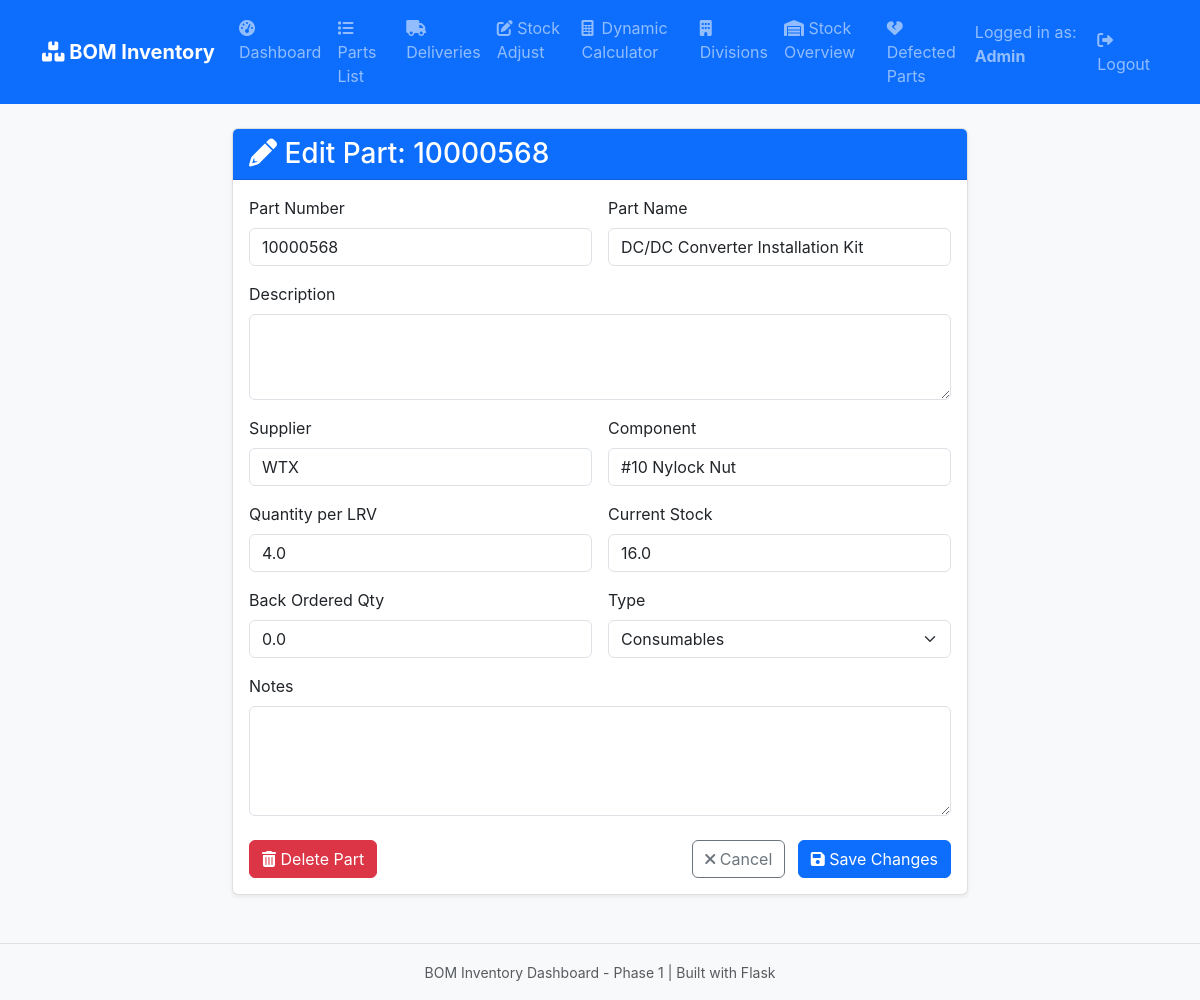
The app's page /edit_part/24 (signed in), older data.
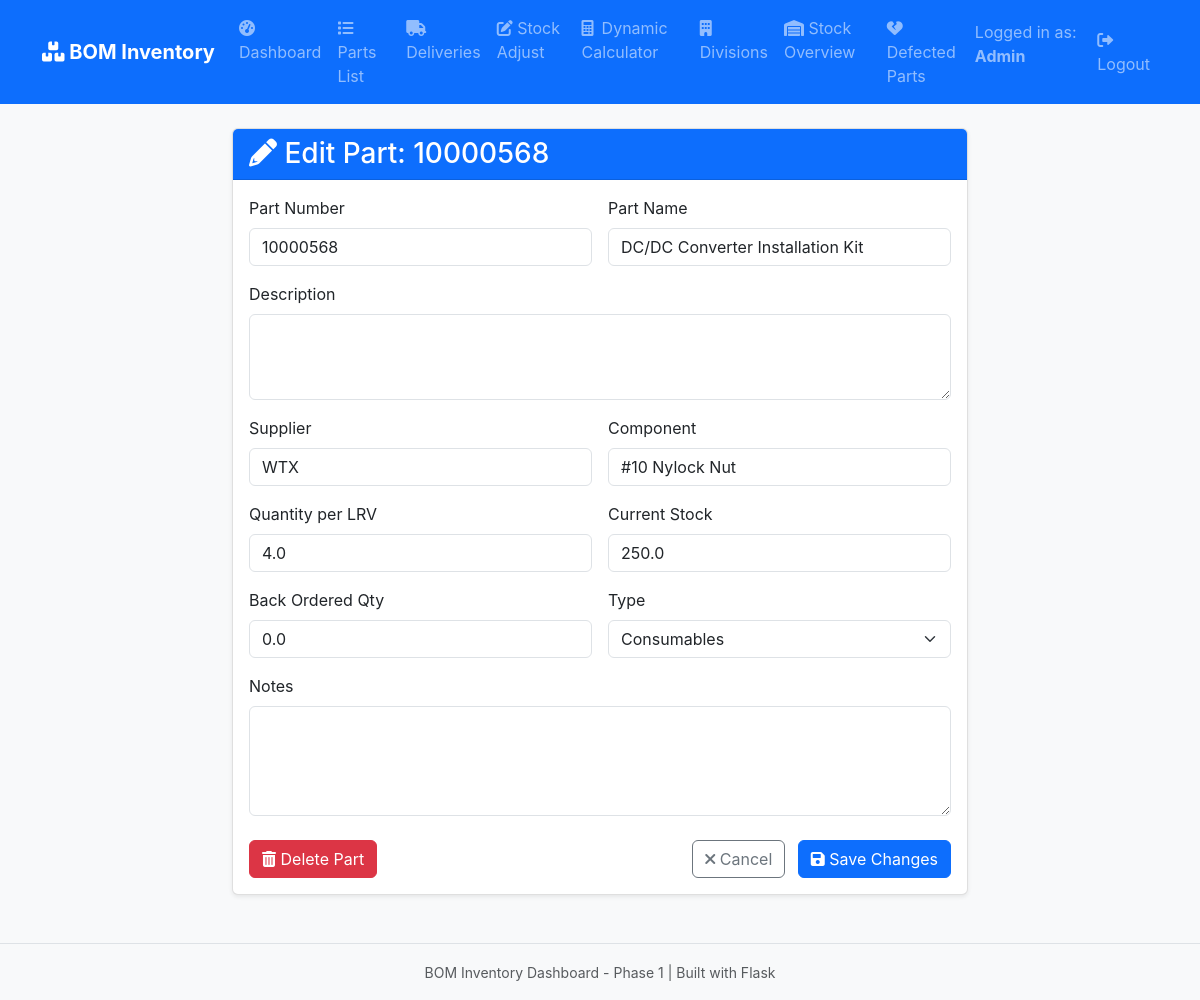
The same page, newer data.
### app/models.py (models this page shows, shortened)
class MainBOMStorage(db.Model):
    __tablename__ = 'main_bom_storage'
    id = db.Column(db.Integer, primary_key=True)
    part_number = db.Column(db.String(100), nullable=False, unique=True, index=True)
    part_name = db.Column(db.String(200), nullable=False, index=True)
    description = db.Column(db.Text)
    supplier = db.Column(db.String(100), nullable=False, index=True)
    component = db.Column(db.String(100), index=True)  # Which part of installation
    qty_per_lrv = db.Column(db.Float, nullable=False, default=0.0)
    total_needed_233_lrv = db.Column(db.Float, nullable=False, default=0.0)
    qty_on_site = db.Column(db.Float, nullable=False, default=0.0)
    qty_shipped_out = db.Column(db.Float, nullable=False, default=0.0)
    qty_current_stock = db.Column(db.Float, nullable=False, default=0.0, index=True)
    qty_ordered = db.Column(db.Float, nullable=False, default=0.0)
    back_order_qty = db.Column(db.Float, nullable=False, default=0.0)
    consumable_or_essential = db.Column(db.String(20), default='Essential', index=True)
    order_status = db.Column(db.String(50))
    notes = db.Column(db.Text)
    lrv_coverage = db.Column(db.Float, nullable=False, default=0.0, index=True)  # How many LRVs current stock covers
    created_at = db.Column(db.DateTime, default=datetime.utcnow, index=True)
    updated_at = db.Column(db.DateTime, default=datetime.utcnow, onupdate=datetime.utcnow)

### app/routes.py (the view, shortened to what this page needs)
@main.route('/edit_part/<int:part_id>', methods=['GET', 'POST'])
@admin_required
def edit_part(part_id):
    bom_item = MainBOMStorage.query.get_or_404(part_id)
    form = BOMItemForm(obj=bom_item)
    return render_template('edit_part.html', form=form, part=bom_item)

### app/forms.py
class BOMItemForm(FlaskForm):
    part_number = StringField('Part Number', validators=[DataRequired(), Length(max=100)])
    part_name = StringField('Part Name', validators=[DataRequired(), Length(max=200)])
    description = TextAreaField('Description', validators=[Optional(), Length(max=500)])
    supplier = StringField('Supplier', validators=[DataRequired(), Length(max=100)])
    component = StringField('Component', validators=[Optional(), Length(max=100)])
    qty_per_lrv = FloatField('Quantity per LRV', validators=[DataRequired(), NumberRange(min=0)])
    qty_on_site = FloatField('Quantity On Site', validators=[NumberRange(min=0)], default=0.0)
    qty_current_stock = FloatField('Current Stock', validators=[NumberRange(min=0)], default=0.0)
    back_order_qty = FloatField('Back Ordered Quantity', validators=[NumberRange(min=0)], default=0.0)
    consumable_or_essential = SelectField('Type',
                                        choices=[('Essential', 'Essential'), ('Consumables', 'Consumables')],
                                        validators=[Optional()])
    notes = TextAreaField('Notes', validators=[Optional(), Length(max=500)])

### app/templates/edit_part.html (shortened to what this page needs)
{% extends "base.html" %}
{% block content %}
<div class="row justify-content-center">
    <div class="col-lg-8">
        <div class="card shadow-sm">
            <div class="card-header bg-primary text-white">
                <h3 class="mb-0">
                    <i class="fas fa-pencil-alt"></i> Edit Part: {{ part.part_number }}
                </h3>
            </div>
            <div class="card-body">
                <form method="POST" action="{{ url_for('main.edit_part', part_id=part.id) }}" novalidate>
                    <div class="row g-3">
                        <div class="col-md-6">
                            <label for="part_number" class="form-label">Part Number</label>
                            {{ form.part_number(class="form-control", readonly=true) }}
                        </div>
                        <div class="col-md-6">
                            <label for="part_name" class="form-label">Part Name</label>
                            {{ form.part_name(class="form-control") }}
                        </div>
                        <div class="col-12">
                            <label for="description" class="form-label">Description</label>
                            {{ form.description(class="form-control", rows=3) }}
                        </div>
                        <div class="col-md-6">
                            <label for="supplier" class="form-label">Supplier</label>
                            {{ form.supplier(class="form-control") }}
                        </div>
                        <div class="col-md-6">
                            <label for="component" class="form-label">Component</label>
                            {{ form.component(class="form-control") }}
                        </div>
                        <div class="col-md-6">
                            <label for="qty_per_lrv" class="form-label">Quantity per LRV</label>
                            {{ form.qty_per_lrv(class="form-control") }}
                        </div>
                        <div class="col-md-6">
                            <label for="qty_current_stock" class="form-label">Current Stock</label>
                            {{ form.qty_current_stock(class="form-control") }}
                        </div>
                         <div class="col-md-6">
                            <label for="back_order_qty" class="form-label">Back Ordered Qty</label>
                            {{ form.back_order_qty(class="form-control") }}
                        </div>
                        <div class="col-md-6">
                            <label for="consumable_or_essential" class="form-label">Type</label>
                            {{ form.consumable_or_essential(class="form-select") }}
                        </div>
                        <div class="col-12">
                            <label for="notes" class="form-label">Notes</label>
                            {{ form.notes(class="form-control", rows=4) }}
                        </div>
                    </div>
                    <div class="mt-4 d-flex justify-content-between">
                        <div>
                            <button type="button" class="btn btn-danger" id="delete-button">
                                <i class="fas fa-trash-alt"></i> Delete Part
                            </button>
                        </div>
                        <div>
                            <a href="{{ url_for('main.parts_list') }}" class="btn btn-outline-secondary me-2">
                                <i class="fas fa-times"></i> Cancel
                            </a>
                            <button type="submit" class="btn btn-primary">
                                <i class="fas fa-save"></i> Save Changes
                            </button>
                        </div>
                    </div>
                </form>
            </div>
        </div>
    </div>
</div>
{% endblock %}

Row changes from the older to the newer data that the page shows:
changed MainBOMStorage "DC/DC Converter Installation Kit": qty_current_stock "16.0" → "250.0"
